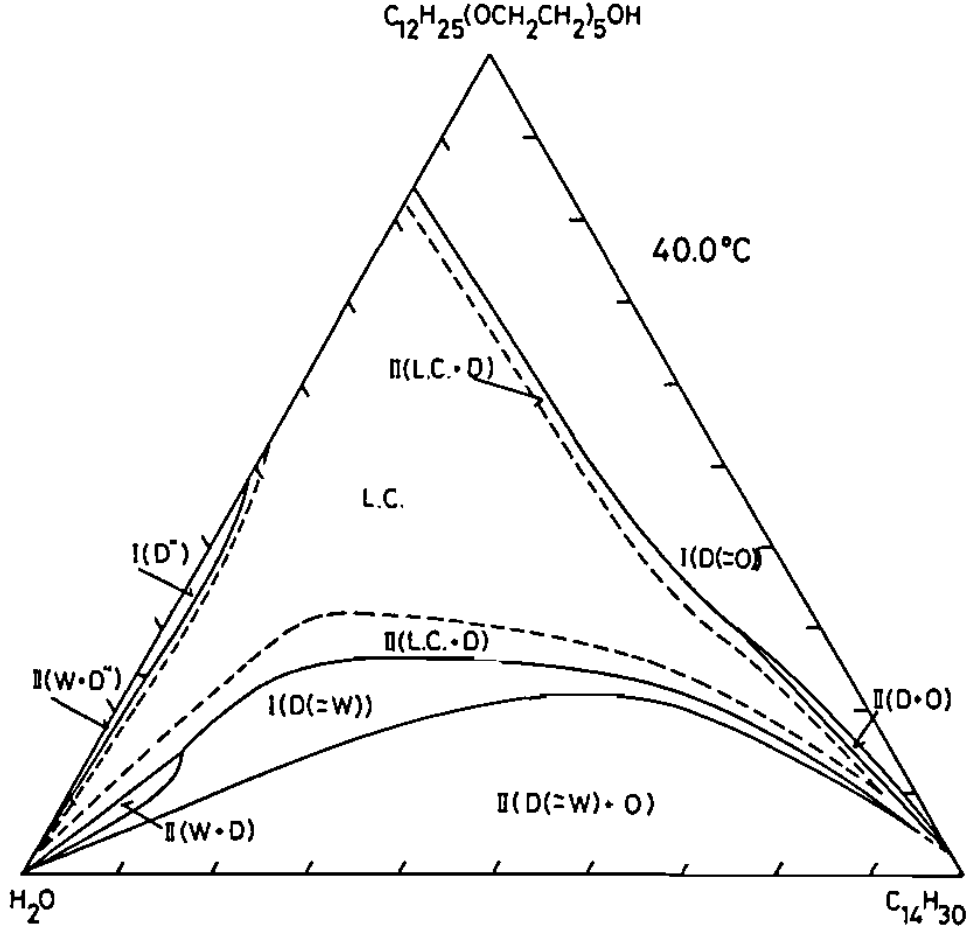
#> input picture 40Original.png, 972 x 928 px, found by its file name
$ python cleaning-giveup.py
#> lines starting #> are read from the running program, lines starting #| are printed output that depends on the picture; after the words box and inside, x2 and y2 are one past the last pixel; in counts of white or black regions, pixels touching at a corner belong together
import cv2
import numpy as np

# This function takes an input image and finds the longest contour in it
def find_longest_contour(img):
    # Convert the image to grayscale
    gray = cv2.cvtColor(img, cv2.COLOR_BGR2GRAY)
    # Apply a threshold to convert the image to a binary image with white pixels representing the object
    _, threshold = cv2.threshold(gray, 50, 255, cv2.THRESH_BINARY_INV)

    # Find the contours in the binary image
    contours, _ = cv2.findContours(threshold, cv2.RETR_EXTERNAL, cv2.CHAIN_APPROX_SIMPLE)

    # Initialize variables to store the longest contour and its length
    longest_contour = None
    max_length = 0

    # Iterate over all the contours found in the image
    for contour in contours:
        # Calculate the length of the current contour
        length = cv2.arcLength(contour, True)
        # If the length of the current contour is greater than the maximum length seen so far,
        # update the maximum length and longest contour variables
        if length > max_length:
            max_length = length
            longest_contour = contour

    # Return the longest contour found in the image
    return longest_contour

# This function takes an input image and finds the largest connected component in it
def find_largest_connected_component(img):
    # Convert the image to grayscale
    gray = cv2.cvtColor(img, cv2.COLOR_BGR2GRAY)
    # Apply a threshold to convert the image to a binary image with white pixels representing the object
    _, threshold = cv2.threshold(gray, 50, 255, cv2.THRESH_BINARY_INV)

    # Find the connected components in the binary image
    num_labels, labels = cv2.connectedComponents(threshold)

    # Initialize variables to store the largest connected component and its area
    largest_component = None
    max_area = 0

    # Iterate over all the connected components found in the image
    for label in range(1, num_labels):
        # Create a binary mask for the current connected component
        component_mask = np.where(labels == label, 255, 0).astype('uint8')
        # Calculate the area of the current connected component
        area = cv2.countNonZero(component_mask)
        # If the area of the current connected component is greater than the maximum area seen so far,
        # update the maximum area and largest connected component variables
        if area > max_area:
            max_area = area
            largest_component = component_mask

    # Return the largest connected component found in the image as a binary mask
    return largest_component

def is_triangle(contour):
    if len(contour) == 3:
        return True
    return False

def area_triangle(points):
    a = np.linalg.norm(points[0] - points[1])
    b = np.linalg.norm(points[1] - points[2])
    c = np.linalg.norm(points[2] - points[0])
    s = (a + b + c) / 2
    return np.sqrt(s * (s - a) * (s - b) * (s - c))

def isolate_triangle(img):
    gray = cv2.cvtColor(img, cv2.COLOR_BGR2GRAY)
    edges = cv2.Canny(gray, 50, 150)
    contours, _ = cv2.findContours(edges, cv2.RETR_LIST, cv2.CHAIN_APPROX_SIMPLE)
    largest_triangle = None
    largest_area = 0

    mask = np.zeros_like(img)  # Initialize the mask with the same dimensions as the input image

    # Iterate through the contours and detect triangles
    for contour in contours:
        # Approximate the contour with a polygon
        polygon = cv2.approxPolyDP(contour, 0.02 * cv2.arcLength(contour, True), True)

        # Check if the polygon is a triangle
        if is_triangle(polygon):
            # Calculate the area of the triangle
            area = area_triangle(polygon)

            # Update the largest triangle if needed
            if area > largest_area:
                largest_area = area
                largest_triangle = polygon
                mask = np.zeros_like(img)  # Reset the mask
                cv2.drawContours(mask, [polygon], -1, (255, 255, 255), -1)  # Draw the largest triangle on the mask

    return mask

def create_mask(img, component_mask):
    mask = np.zeros_like(img)
    mask[:, :, 2] = component_mask
    return mask

def create_black_mask(img, component_mask):
    black_mask = np.zeros_like(img)
    black_mask[:, :, 0] = component_mask
    black_mask[:, :, 1] = component_mask
    black_mask[:, :, 2] = component_mask
    return black_mask

def create_blue_mask(img, component_mask):
    blue_mask = np.zeros_like(img)
    blue_mask[:, :, 0] = component_mask
    return blue_mask

def create_contour_mask(img, contour):
    mask = np.zeros_like(img)
    cv2.drawContours(mask, [contour], 0, (255, 255, 255), 2)
    return mask

def show_image(image_path):
    # Read the image
#> called with image_path = '40Original.png'
    img = cv2.imread(image_path)
#> img is the input picture: shape (928, 972, 3); min 0, max 255, mean 243.7

    # Check if the image was loaded successfully
    if img is None:
        print("Error: Image not found or unable to open.")
        return

    # Find the largest connected component
    largest_component = find_largest_connected_component(img)
#> in find_largest_connected_component, `num_labels, labels = cv2.connectedComponents(threshold)`: num_labels = 202
#> the loop in find_largest_connected_component, `for label in range(1, num_labels):` made 201 passes
#> (area, max_area) on passes 1, 2, 18: (66, 66), (150, 150), (18101, 18101)
#> after the loop in find_largest_connected_component, `for label in range(1, num_labels):`:
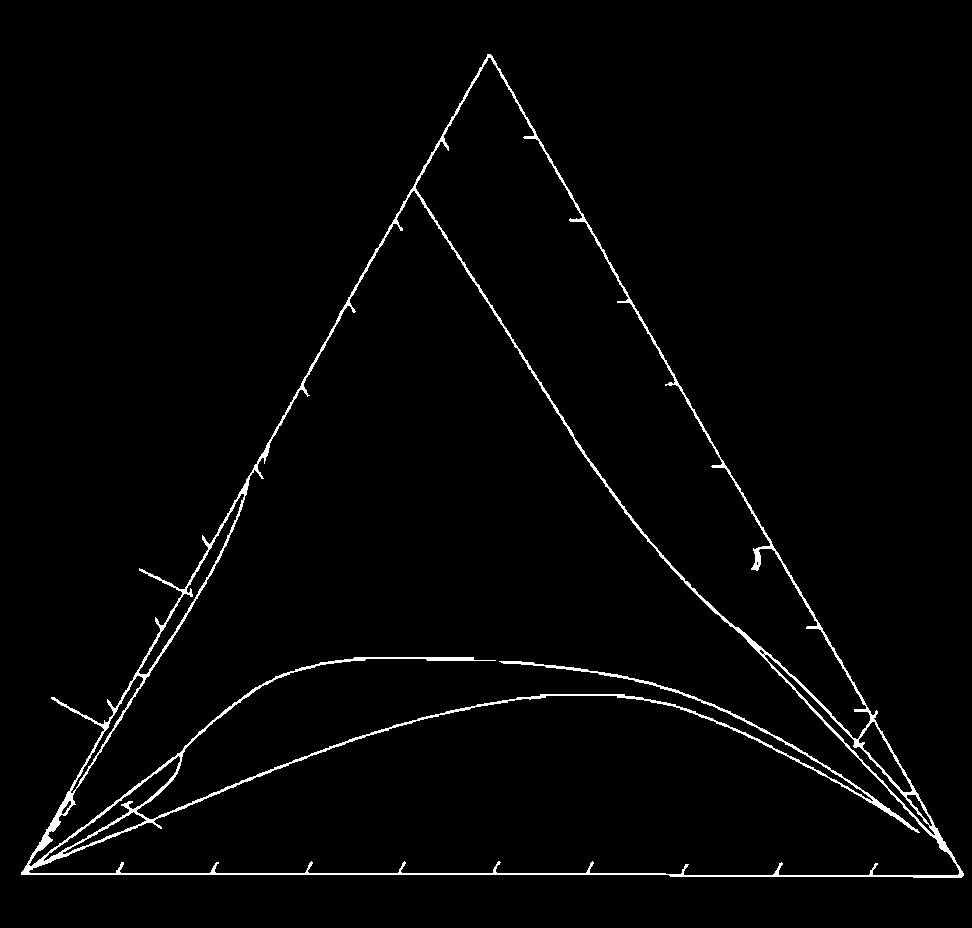
#> largest_component: shape (928, 972); 2% white in thin lines or dots, all inside (x1, y1, x2, y2) = (21, 54, 964, 878)
#> after the loop in find_largest_connected_component, `for label in range(1, num_labels):`: max_area = 18101
    longest_contour = find_longest_contour(img)
#> in find_longest_contour, `contours, _ = cv2.findContours(threshold, cv2.RETR_EXTERNAL, cv2.CHAIN..`: contours = 51 contours, 5 with area under 20; largest, box (x1, y1, x2, y2) and area: (21, 54, 964, 878) 387492, (673, 236, 690, 263) 297, (700, 236, 716, 263) 294, (927, 688, 941, 710) 221, (39, 889, 54, 909) 220
#> the loop in find_longest_contour, `for contour in contours:` made 51 passes
#> (length, max_length) on passes 1, 4, 5, 6, 8, 17, 34: (56.87, 56.87), (72.53, 72.53), (73.94, 73.94), (82.38, 82.38), (86.97, 86.97), (109.8, 109.8), (3319.7, 3319.7)
#> after the loop in find_longest_contour, `for contour in contours:`: longest_contour = contour of 1437 points, box (x1, y1, x2, y2) (21, 54, 964, 878), area 387492; max_length = 3319.7

    if longest_contour is not None and largest_component is not None:
        # Create a mask with the largest connected component
        mask = create_mask(img, largest_component)
        contour_mask = create_contour_mask(img, longest_contour)
        black_mask = create_black_mask(img, largest_component)

        remaining_lines = cv2.subtract(largest_component, cv2.cvtColor(contour_mask, cv2.COLOR_BGR2GRAY))
#> remaining_lines: shape (928, 972); 1.3% white in thin lines or dots, all inside (x1, y1, x2, y2) = (24, 56, 962, 876)
        num_labels, labels = cv2.connectedComponents(remaining_lines)
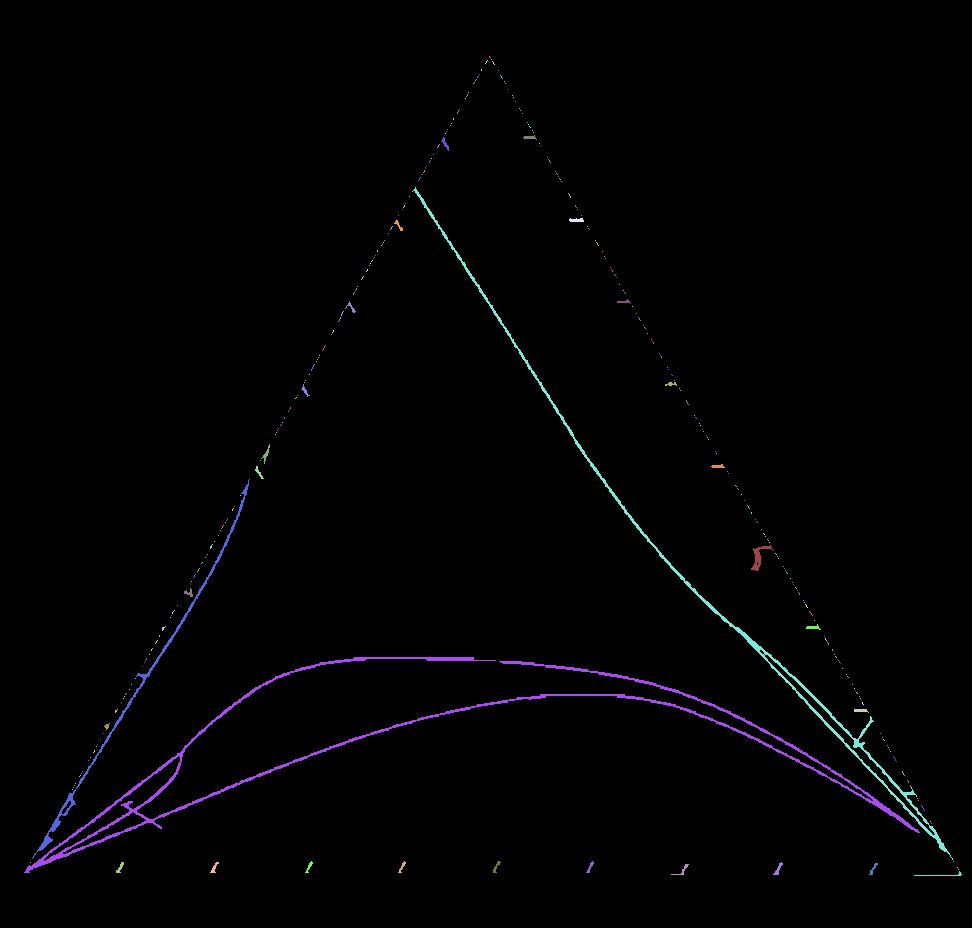
#> labels: shape (928, 972) int32; 295 distinct labels, from 0 to 294; one colour per label, 0 black
#> num_labels = 295
        valid_remaining_lines = np.zeros_like(remaining_lines)

        for label in range(1, num_labels):
            component_mask = np.where(labels == label, 255, 0).astype('uint8')
            area = cv2.countNonZero(component_mask)

            # Skip the component if the area is less than 5
            if area < 15 or area > 60:
                continue

            # Draw the valid remaining lines onto the new mask
            valid_remaining_lines = cv2.add(valid_remaining_lines, component_mask)
#> this loop made 294 passes
#> area on passes 36, 37, 55: 38, 39, 3140
#> component_mask: shape (928, 972); 0.01% white in thin lines or dots, all inside (x1, y1, x2, y2) = (914, 871, 962, 876)
#> valid_remaining_lines: shape (928, 972); 0.1% white in thin lines or dots, all inside (x1, y1, x2, y2) = (104, 135, 962, 876)

        # Combine the original image with the mask
        img_with_mask = cv2.addWeighted(img, 1, mask, 1, 0)

        blue_mask = create_blue_mask(img, valid_remaining_lines)
        img_with_blue_mask = cv2.addWeighted(img, 1, blue_mask, 1, 0)

        # Subtract the blue mask from the black mask
        combined_mask = cv2.subtract(black_mask, blue_mask)

        # Create a mask for yellow pixels
        yellow_mask = cv2.inRange(combined_mask, (0, 255, 255), (0, 255, 255))

        #Outer Triangle clear
        triangle_mask = isolate_triangle(img)
#> in isolate_triangle, `contours, _ = cv2.findContours(edges, cv2.RETR_LIST, cv2.CHAIN_APPROX_..`: contours = 459 contours, 35 with area under 20; largest, box (x1, y1, x2, y2) and area: (20, 53, 965, 879) 390426, (20, 53, 965, 879) 318302, (416, 58, 871, 739) 70595, (140, 494, 244, 674) 1765, (140, 494, 244, 674) 1620
#> the loop in isolate_triangle, `for contour in contours:` made 459 passes
#> (area, largest_area, largest_triangle) on passes 346, 347, 420, 422: (1013, 1013, [[242, 494], [211, 569], [141, 673]]), (1041.5, 1041.5, [[243, 494], [140, 673], [204, 582]]), (48675, 48675, [[489, 58], [856, 738], [416, 188]]), (387630, 387630, [[488, 53], [20, 875], [962, 877]])
#> after the loop in isolate_triangle, `for contour in contours:`:
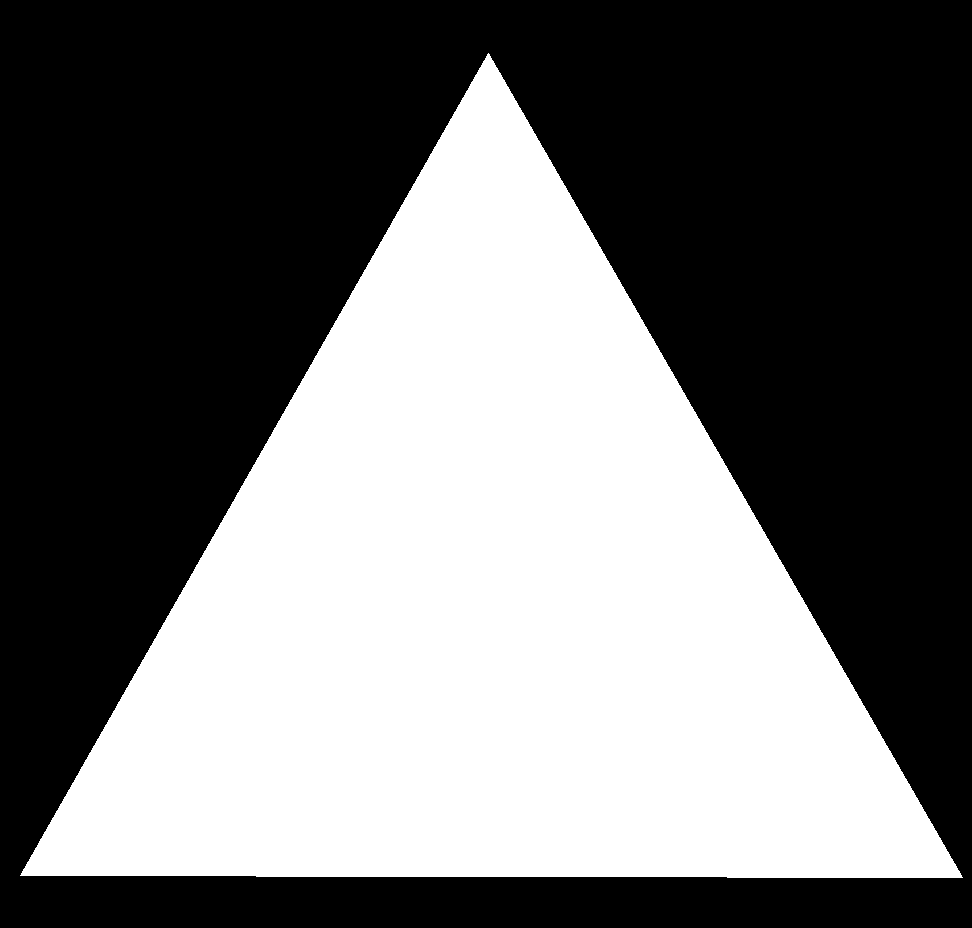
#> mask: shape (928, 972, 3); 43.1% white; 1 white region, box (x1, y1, x2, y2) and area: (20, 53, 963, 878) 388924
#> after the loop in isolate_triangle, `for contour in contours:`: largest_area = 387630

        # Subtract the yellow mask from the combined_mask
        combined_mask_no_yellow = cv2.subtract(combined_mask, cv2.merge((yellow_mask, yellow_mask, yellow_mask)))
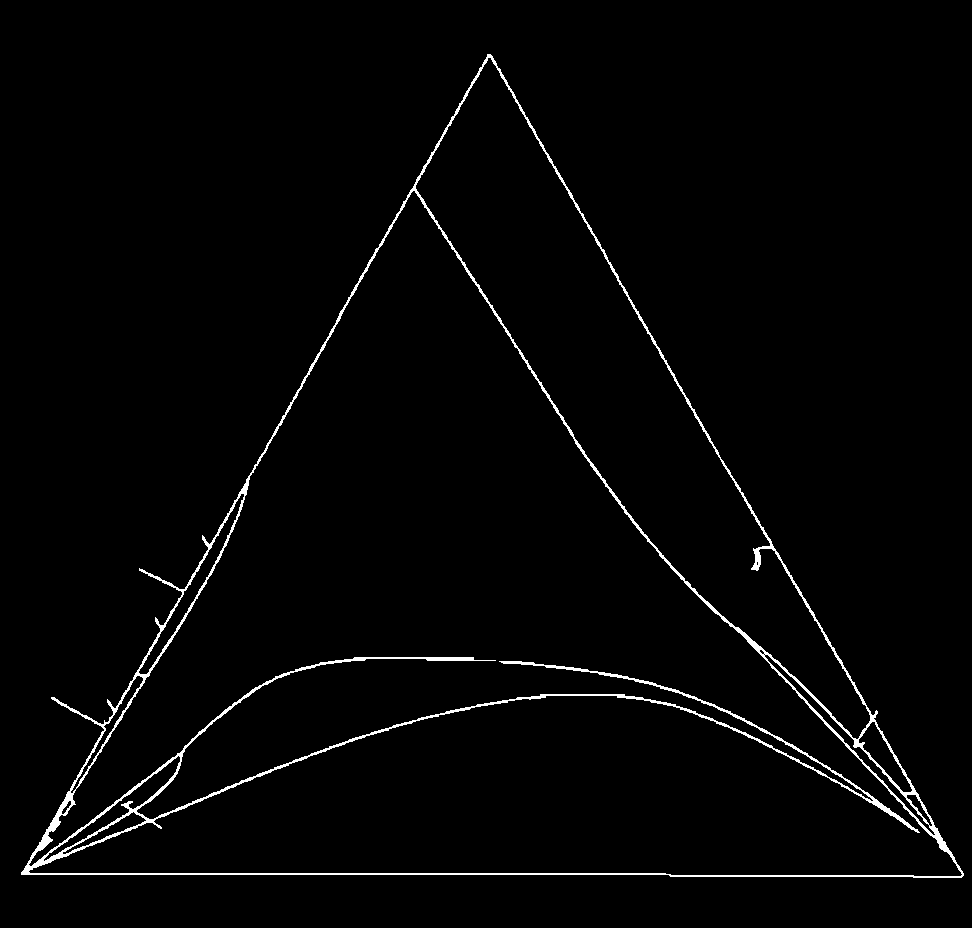
#> combined_mask_no_yellow: shape (928, 972, 3); 1.9% white in thin lines or dots, all inside (x1, y1, x2, y2) = (21, 54, 964, 878)

        print("combined_mask_no_yellow shape:", combined_mask_no_yellow.shape)
#| combined_mask_no_yellow shape: (928, 972, 3)
        print("triangle_mask shape:", triangle_mask.shape)
#| triangle_mask shape: (928, 972, 3)
        print("combined_mask_no_yellow dtype:", combined_mask_no_yellow.dtype)
#| combined_mask_no_yellow dtype: uint8
        print("triangle_mask dtype:", triangle_mask.dtype)
#| triangle_mask dtype: uint8
        print("combined_mask_no_yellow min:", np.min(combined_mask_no_yellow))
#| combined_mask_no_yellow min: 0
        print("combined_mask_no_yellow max:", np.max(combined_mask_no_yellow))
#| combined_mask_no_yellow max: 255
        print("triangle_mask min:", np.min(triangle_mask))
#| triangle_mask min: 0
        print("triangle_mask max:", np.max(triangle_mask))
#| triangle_mask max: 255


        #Add the tirangle mask
#> (the run stopped early here; a loop or call above may not have finished)
